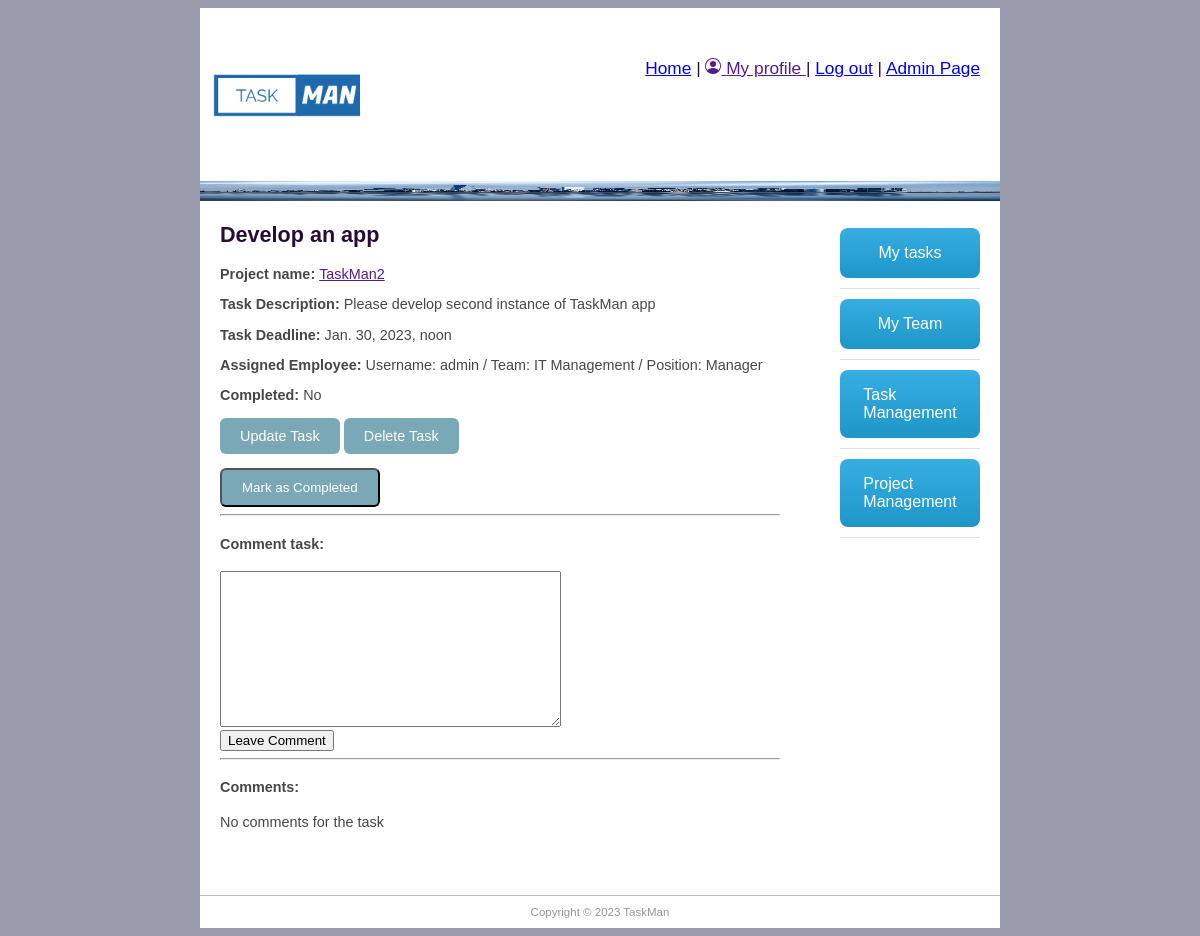
The app's page /taskman/tasks/5 (signed in), older data.
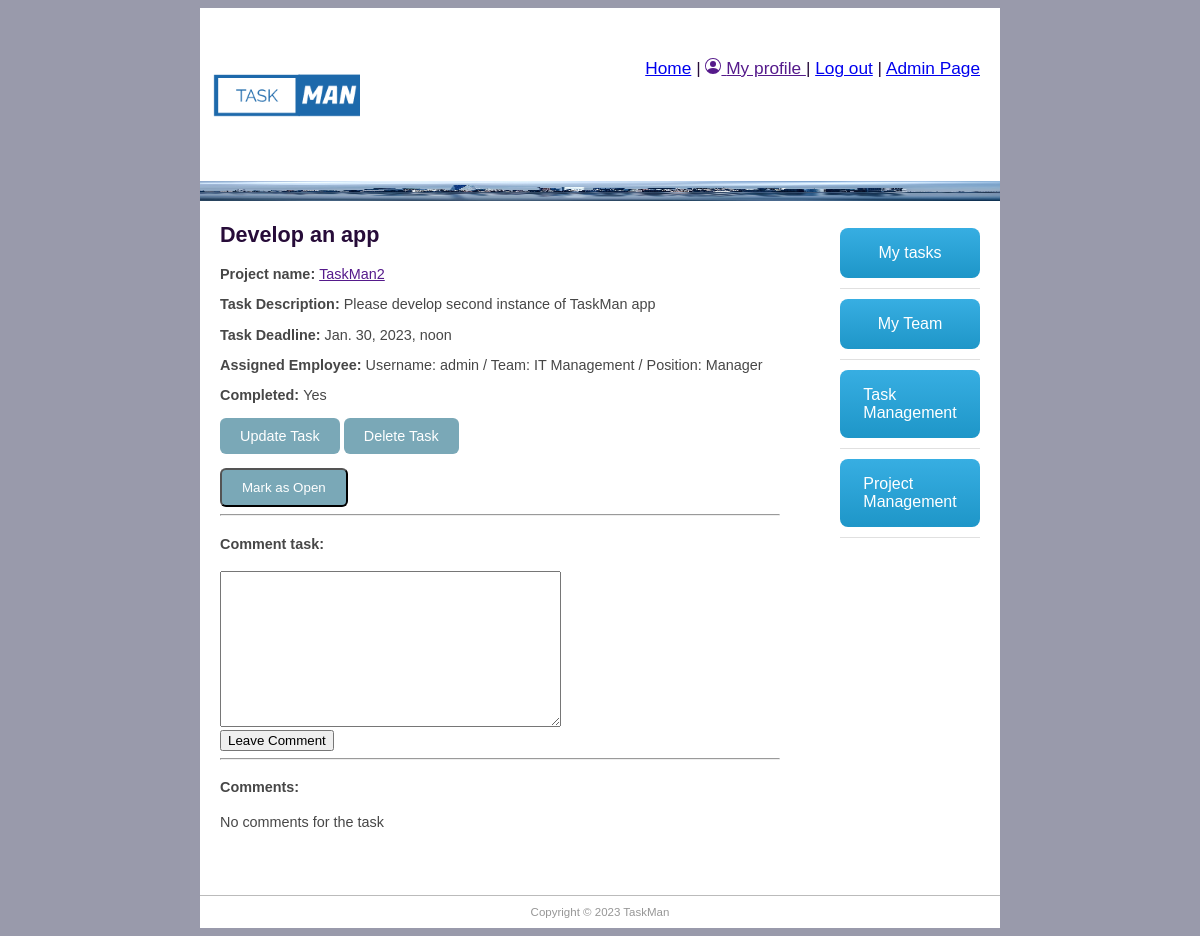
The same page, newer data.
### taskman/views.py (the view, shortened to what this page needs)
# urls.py: path('tasks/<int:pk>', views.TaskDetailView.as_view(), name='task-detail'),
class TaskDetailView(FormMixin, generic.DetailView, LoginRequiredMixin):
    model = TaskInstance  # automatiskai sukuriamas kintamasis Book -> book
    template_name = 'task_detail.html'  # nurodome is kur ims apipavidalinima internete
    form_class = TaskCommentForm
    def get_context_data(self, **kwargs):
        context = super().get_context_data(**kwargs)
        current_employee = Employee.objects.get(user=self.request.user)
        context['current_employee'] = current_employee
        return context
    def get_object(self):
        return TaskInstance.objects.get(pk=self.kwargs['pk'])

### taskman/forms.py
class TaskCommentForm(forms.ModelForm):
    class Meta:
        model = TaskComment
        fields = ('content', 'task', 'user')
        widgets = {'task': forms.HiddenInput(), 'user': forms.HiddenInput()}

### taskman/models.py (called while the page is built)
    def __str__(self):
        return f"Username: {self.user.username}\n / Team: {self.group_id.name} \n / Position: {self.team_role.name}"

### taskman/templates/task_detail.html (shortened to what this page needs)
{% extends "base.html" %}
{% block content %}
<h1>{{taskinstance.job_title}}</h1>
{% if current_employee.team_role.name == 'Manager' or current_employee.team_role.name == 'Team Lead'%}
<p><b>Project name: </b><a href=""> {{taskinstance.project_id.title}}</a></p>
{%else%}
<p><b>Project name: </b>{{taskinstance.project_id.title}}</p>
{%endif%}
<p><b>Task Description:</b> {{taskinstance.description}}</p>
<p><b>Task Deadline: </b>{{taskinstance.enddate}}</p>
<p><b>Assigned Employee: </b>{{taskinstance.assign_employees}}</p>
<p><b>Completed: </b>
    {% if taskinstance.completed_on == True %}
    Yes
    {%else%}
    No
    {%endif%}
</p>
{% if current_employee.team_role.name == 'Manager' or current_employee.team_role.name == 'Team Lead'%}
<p>
    <a class="button-cool" href="{% url 'task-update' taskinstance.pk %}">Update Task</a>
    <a class="button-cool" href="">Delete Task</a>
</p>
{%endif%}
{% if taskinstance.completed_on == False %}
<form method="POST" action="{% url 'complete-task' taskinstance.pk %}">
  <button type="submit" class="button-cool">Mark as Completed</button>
</form>
{%else%}
<form method="POST" action="{% url 'open-task' taskinstance.pk %}">
  <button type="submit" class="button-cool">Mark as Open</button>
</form>
{%endif%}
<hr>
{% if user.is_authenticated %}
<div class="fieldWrapper">
    <h4>Comment task:</h4>
    <form action="" method="post">
        {{ form.content }}
        <br>
        <input type="submit", value="Leave Comment">
    </form>
</div>
{% endif %}
<hr>
<h4>Comments:</h4>
{% if taskinstance.taskcomment_set.all %}
{% for task_com in taskinstance.taskcomment_set.all %}
<hr>
<p>{{task_com.user}}, <em>{{task_com.date_created}}</em></p>
<p>{{task_com.content}}</p>
{% endfor %}
{% else %}
<p>No comments for the task</p>
{% endif %}
{% endblock %}

Row changes from the older to the newer data that the page shows:
changed TaskInstance "Develop an app": completed_on False → True (drawn)
Text that changed along with them:
text no longer shown: "No Mark as Completed"
text now shown: "Yes Mark as Open"
